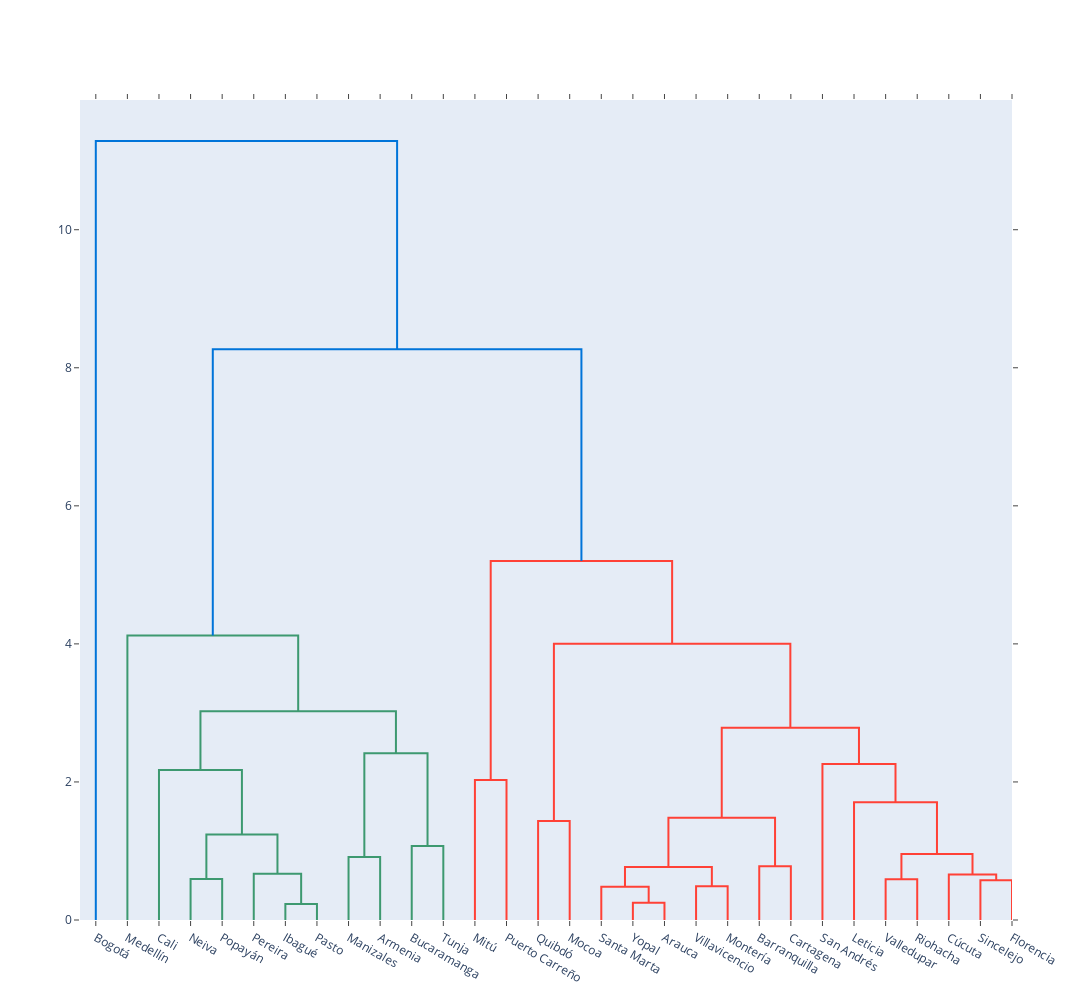

The notebook cell saved with this chart:
### Markdown cell above
##  1.7

### Code cell
def dedograma(df):
    scaler = StandardScaler()
    df_sc = scaler.fit_transform(df.drop('City', axis=1, inplace=False))
    fig = ff.create_dendrogram(df_sc,  labels=df['City'].values)
    fig.update_layout(width=5000, height=1000)
    fig.show()

dedograma(df)

### Figure 1 — Plotly figure (JSON) as saved in the notebook; plotly's stock layout.template omitted (floating-point values rounded to 4 significant figures)
{"data": [{"hoverinfo": "text", "marker": {"color": "rgb(61,153,112)"}, "mode": "lines", "type": "scatter", "x": [35, 35, 45, 45], "xaxis": "x", "y": [0, 0.5932, 0.5932, 0], "yaxis": "y"}, {"hoverinfo": "text", "marker": {"color": "rgb(61,153,112)"}, "mode": "lines", "type": "scatter", "x": [65, 65, 75, 75], "xaxis": "x", "y": [0, 0.2324, 0.2324, 0], "yaxis": "y"}, {"hoverinfo": "text", "marker": {"color": "rgb(61,153,112)"}, "mode": "lines", "type": "scatter", "x": [55, 55, 70, 70], "xaxis": "x", "y": [0, 0.6709, 0.6709, 0.2324], "yaxis": "y"}, {"hoverinfo": "text", "marker": {"color": "rgb(61,153,112)"}, "mode": "lines", "type": "scatter", "x": [40, 40, 62.5, 62.5], "xaxis": "x", "y": [0.5932, 1.239, 1.239, 0.6709], "yaxis": "y"}, {"hoverinfo": "text", "marker": {"color": "rgb(61,153,112)"}, "mode": "lines", "type": "scatter", "x": [25, 25, 51.25, 51.25], "xaxis": "x", "y": [0, 2.173, 2.173, 1.239], "yaxis": "y"}, {"hoverinfo": "text", "marker": {"color": "rgb(61,153,112)"}, "mode": "lines", "type": "scatter", "x": [85, 85, 95, 95], "xaxis": "x", "y": [0, 0.9117, 0.9117, 0], "yaxis": "y"}, {"hoverinfo": "text", "marker": {"color": "rgb(61,153,112)"}, "mode": "lines", "type": "scatter", "x": [105, 105, 115, 115], "xaxis": "x", "y": [0, 1.071, 1.071, 0], "yaxis": "y"}, {"hoverinfo": "text", "marker": {"color": "rgb(61,153,112)"}, "mode": "lines", "type": "scatter", "x": [90, 90, 110, 110], "xaxis": "x", "y": [0.9117, 2.417, 2.417, 1.071], "yaxis": "y"}, {"hoverinfo": "text", "marker": {"color": "rgb(61,153,112)"}, "mode": "lines", "type": "scatter", "x": [38.12, 38.12, 100, 100], "xaxis": "x", "y": [2.173, 3.023, 3.023, 2.417], "yaxis": "y"}, {"hoverinfo": "text", "marker": {"color": "rgb(61,153,112)"}, "mode": "lines", "type": "scatter", "x": [15, 15, 69.06, 69.06], "xaxis": "x", "y": [0, 4.121, 4.121, 3.023], "yaxis": "y"}, {"hoverinfo": "text", "marker": {"color": "rgb(255,65,54)"}, "mode": "lines", "type": "scatter", "x": [125, 125, 135, 135], "xaxis": "x", "y": [0, 2.028, 2.028, 0], "yaxis": "y"}, {"hoverinfo": "text", "marker": {"color": "rgb(255,65,54)"}, "mode": "lines", "type": "scatter", "x": [145, 145, 155, 155], "xaxis": "x", "y": [0, 1.434, 1.434, 0], "yaxis": "y"}, {"hoverinfo": "text", "marker": {"color": "rgb(255,65,54)"}, "mode": "lines", "type": "scatter", "x": [175, 175, 185, 185], "xaxis": "x", "y": [0, 0.2494, 0.2494, 0], "yaxis": "y"}, {"hoverinfo": "text", "marker": {"color": "rgb(255,65,54)"}, "mode": "lines", "type": "scatter", "x": [165, 165, 180, 180], "xaxis": "x", "y": [0, 0.4827, 0.4827, 0.2494], "yaxis": "y"}, {"hoverinfo": "text", "marker": {"color": "rgb(255,65,54)"}, "mode": "lines", "type": "scatter", "x": [195, 195, 205, 205], "xaxis": "x", "y": [0, 0.4876, 0.4876, 0], "yaxis": "y"}, {"hoverinfo": "text", "marker": {"color": "rgb(255,65,54)"}, "mode": "lines", "type": "scatter", "x": [172.5, 172.5, 200, 200], "xaxis": "x", "y": [0.4827, 0.7683, 0.7683, 0.4876], "yaxis": "y"}, {"hoverinfo": "text", "marker": {"color": "rgb(255,65,54)"}, "mode": "lines", "type": "scatter", "x": [215, 215, 225, 225], "xaxis": "x", "y": [0, 0.7802, 0.7802, 0], "yaxis": "y"}, {"hoverinfo": "text", "marker": {"color": "rgb(255,65,54)"}, "mode": "lines", "type": "scatter", "x": [186.2, 186.2, 220, 220], "xaxis": "x", "y": [0.7683, 1.481, 1.481, 0.7802], "yaxis": "y"}, {"hoverinfo": "text", "marker": {"color": "rgb(255,65,54)"}, "mode": "lines", "type": "scatter", "x": [255, 255, 265, 265], "xaxis": "x", "y": [0, 0.5921, 0.5921, 0], "yaxis": "y"}, {"hoverinfo": "text", "marker": {"color": "rgb(255,65,54)"}, "mode": "lines", "type": "scatter", "x": [285, 285, 295, 295], "xaxis": "x", "y": [0, 0.5748, 0.5748, 0], "yaxis": "y"}, {"hoverinfo": "text", "marker": {"color": "rgb(255,65,54)"}, "mode": "lines", "type": "scatter", "x": [275, 275, 290, 290], "xaxis": "x", "y": [0, 0.6594, 0.6594, 0.5748], "yaxis": "y"}, {"hoverinfo": "text", "marker": {"color": "rgb(255,65,54)"}, "mode": "lines", "type": "scatter", "x": [260, 260, 282.5, 282.5], "xaxis": "x", "y": [0.5921, 0.9578, 0.9578, 0.6594], "yaxis": "y"}, {"hoverinfo": "text", "marker": {"color": "rgb(255,65,54)"}, "mode": "lines", "type": "scatter", "x": [245, 245, 271.2, 271.2], "xaxis": "x", "y": [0, 1.705, 1.705, 0.9578], "yaxis": "y"}, {"hoverinfo": "text", "marker": {"color": "rgb(255,65,54)"}, "mode": "lines", "type": "scatter", "x": [235, 235, 258.1, 258.1], "xaxis": "x", "y": [0, 2.26, 2.26, 1.705], "yaxis": "y"}, {"hoverinfo": "text", "marker": {"color": "rgb(255,65,54)"}, "mode": "lines", "type": "scatter", "x": [203.1, 203.1, 246.6, 246.6], "xaxis": "x", "y": [1.481, 2.785, 2.785, 2.26], "yaxis": "y"}, {"hoverinfo": "text", "marker": {"color": "rgb(255,65,54)"}, "mode": "lines", "type": "scatter", "x": [150, 150, 224.8, 224.8], "xaxis": "x", "y": [1.434, 4.003, 4.003, 2.785], "yaxis": "y"}, {"hoverinfo": "text", "marker": {"color": "rgb(255,65,54)"}, "mode": "lines", "type": "scatter", "x": [130, 130, 187.4, 187.4], "xaxis": "x", "y": [2.028, 5.201, 5.201, 4.003], "yaxis": "y"}, {"hoverinfo": "text", "marker": {"color": "rgb(0,116,217)"}, "mode": "lines", "type": "scatter", "x": [42.03, 42.03, 158.7, 158.7], "xaxis": "x", "y": [4.121, 8.267, 8.267, 5.201], "yaxis": "y"}, {"hoverinfo": "text", "marker": {"color": "rgb(0,116,217)"}, "mode": "lines", "type": "scatter", "x": [5, 5, 100.4, 100.4], "xaxis": "x", "y": [0, 11.29, 11.29, 8.267], "yaxis": "y"}], "layout": {"autosize": false, "height": 1000, "hovermode": "closest", "showlegend": false, "width": 5000, "xaxis": {"mirror": "allticks", "rangemode": "tozero", "showgrid": false, "showline": true, "showticklabels": true, "tickmode": "array", "ticks": "outside", "ticktext": ["Bogotá", "Medellín", "Cali", "Neiva", "Popayán", "Pereira", "Ibagué", "Pasto", "Manizales", "Armenia", "Bucaramanga", "Tunja", "Mitú", "Puerto Carreño", "Quibdó", "Mocoa", "Santa Marta", "Yopal", "Arauca", "Villavicencio", "Montería", "Barranquilla", "Cartagena", "San Andrés", "Leticia", "Valledupar", "Riohacha", "Cúcuta", "Sincelejo", "Florencia"], "tickvals": [5, 15, 25, 35, 45, 55, 65, 75, 85, 95, 105, 115, 125, 135, 145, 155, 165, 175, 185, 195, 205, 215, 225, 235, 245, 255, 265, 275, 285, 295], "type": "linear", "zeroline": false}, "yaxis": {"mirror": "allticks", "rangemode": "tozero", "showgrid": false, "showline": true, "showticklabels": true, "ticks": "outside", "type": "linear", "zeroline": false}}}
